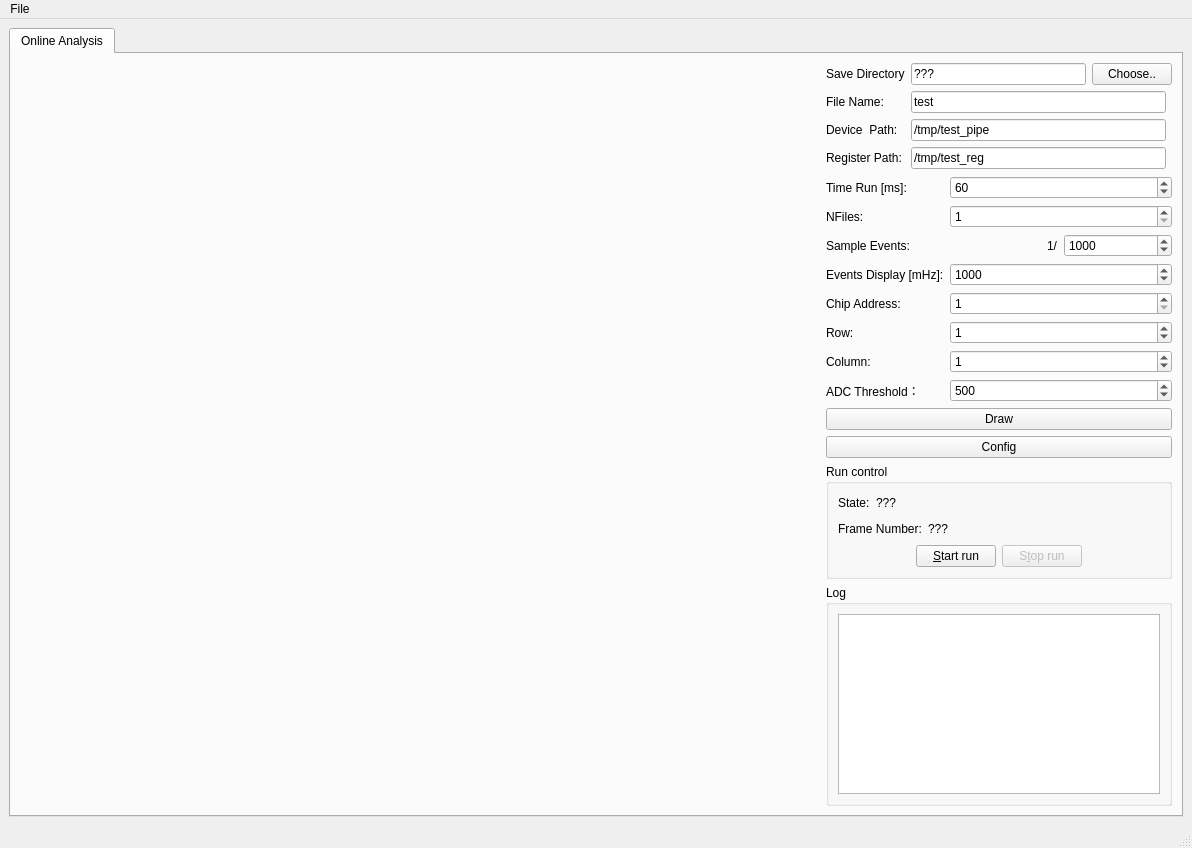
<?xml version="1.0" encoding="UTF-8"?>
<ui version="4.0">
 <class>MainWindow</class>
 <widget class="QMainWindow" name="MainWindow">
  <property name="geometry">
   <rect>
    <x>0</x>
    <y>0</y>
    <width>1192</width>
    <height>848</height>
   </rect>
  </property>
  <property name="windowTitle">
   <string>JadePix</string>
  </property>
  <widget class="QWidget" name="centralwidget">
   <layout class="QHBoxLayout" name="horizontalLayout">
    <item>
     <widget class="QTabWidget" name="TabWidget">
      <property name="currentIndex">
       <number>0</number>
      </property>
      <widget class="QWidget" name="Tab_Online">
       <attribute name="title">
        <string>Online Analysis</string>
       </attribute>
       <layout class="QHBoxLayout" name="horizontalLayout_2">
        <item>
         <widget class="QRootCanvas" name="Canvas_Plot" native="true">
          <property name="minimumSize">
           <size>
            <width>800</width>
            <height>600</height>
           </size>
          </property>
         </widget>
        </item>
        <item>
         <layout class="QVBoxLayout" name="verticalLayout_6">
          <item>
           <layout class="QGridLayout" name="gridLayout_5">
            <item row="0" column="0">
             <widget class="QLabel" name="label_11">
              <property name="text">
               <string>Save Directory</string>
              </property>
             </widget>
            </item>
            <item row="7" column="1">
             <widget class="QLineEdit" name="LineEdit_Online_RegName">
              <property name="text">
               <string>/tmp/test_reg</string>
              </property>
             </widget>
            </item>
            <item row="0" column="1" colspan="2">
             <layout class="QHBoxLayout" name="horizontalLayout_8">
              <item>
               <widget class="QLineEdit" name="LineEdit_Online_FilePath">
                <property name="text">
                 <string>???</string>
                </property>
                <property name="readOnly">
                 <bool>true</bool>
                </property>
               </widget>
              </item>
              <item>
               <widget class="QPushButton" name="Btn_Online_Choose">
                <property name="text">
                 <string>Choose..</string>
                </property>
               </widget>
              </item>
             </layout>
            </item>
            <item row="7" column="0">
             <widget class="QLabel" name="label_21">
              <property name="text">
               <string>Register Path:</string>
              </property>
             </widget>
            </item>
            <item row="3" column="0">
             <widget class="QLabel" name="label_26">
              <property name="text">
               <string>File Name:</string>
              </property>
             </widget>
            </item>
            <item row="3" column="1">
             <widget class="QLineEdit" name="LineEdit_Online_FileName">
              <property name="text">
               <string>test</string>
              </property>
             </widget>
            </item>
            <item row="5" column="1">
             <widget class="QLineEdit" name="LineEdit_Online_InName">
              <property name="text">
               <string>/tmp/test_pipe</string>
              </property>
             </widget>
            </item>
            <item row="5" column="0">
             <widget class="QLabel" name="label_25">
              <property name="text">
               <string>Device  Path:</string>
              </property>
             </widget>
            </item>
           </layout>
          </item>
          <item>
           <spacer name="verticalSpacer_3">
            <property name="orientation">
             <enum>Qt::Vertical</enum>
            </property>
            <property name="sizeType">
             <enum>QSizePolicy::Maximum</enum>
            </property>
            <property name="sizeHint" stdset="0">
             <size>
              <width>293</width>
              <height>13</height>
             </size>
            </property>
           </spacer>
          </item>
          <item>
           <layout class="QGridLayout" name="gridLayout_3">
            <property name="verticalSpacing">
             <number>6</number>
            </property>
            <item row="0" column="1" colspan="2">
             <widget class="QSpinBox" name="SpinBox_Online_TimeRun">
              <property name="minimum">
               <number>1</number>
              </property>
              <property name="maximum">
               <number>999999999</number>
              </property>
              <property name="value">
               <number>60</number>
              </property>
              <property name="displayIntegerBase">
               <number>10</number>
              </property>
             </widget>
            </item>
            <item row="0" column="0">
             <widget class="QLabel" name="label_14">
              <property name="text">
               <string>Time Run [ms]:</string>
              </property>
             </widget>
            </item>
            <item row="4" column="0">
             <widget class="QLabel" name="label_22">
              <property name="text">
               <string>Events Display [mHz]:</string>
              </property>
             </widget>
            </item>
            <item row="5" column="1" colspan="2">
             <widget class="QSpinBox" name="SpinBox_Online_ChipAddress">
              <property name="minimum">
               <number>1</number>
              </property>
              <property name="maximum">
               <number>10</number>
              </property>
              <property name="value">
               <number>1</number>
              </property>
              <property name="displayIntegerBase">
               <number>10</number>
              </property>
             </widget>
            </item>
            <item row="5" column="0">
             <widget class="QLabel" name="label_23">
              <property name="text">
               <string>Chip Address:</string>
              </property>
             </widget>
            </item>
            <item row="1" column="0">
             <widget class="QLabel" name="label_24">
              <property name="text">
               <string>NFiles:</string>
              </property>
             </widget>
            </item>
            <item row="1" column="1" colspan="2">
             <widget class="QSpinBox" name="SpinBox_Online_NFiles">
              <property name="minimum">
               <number>1</number>
              </property>
              <property name="maximum">
               <number>100</number>
              </property>
              <property name="value">
               <number>1</number>
              </property>
              <property name="displayIntegerBase">
               <number>10</number>
              </property>
             </widget>
            </item>
            <item row="4" column="1" colspan="2">
             <widget class="QSpinBox" name="SpinBox_Online_evDisplay">
              <property name="minimum">
               <number>1</number>
              </property>
              <property name="maximum">
               <number>999999999</number>
              </property>
              <property name="value">
               <number>1000</number>
              </property>
              <property name="displayIntegerBase">
               <number>10</number>
              </property>
             </widget>
            </item>
            <item row="6" column="0">
             <widget class="QLabel" name="label_28">
              <property name="text">
               <string>Row:</string>
              </property>
             </widget>
            </item>
            <item row="7" column="0">
             <widget class="QLabel" name="label_27">
              <property name="text">
               <string>Column:</string>
              </property>
             </widget>
            </item>
            <item row="2" column="2">
             <widget class="QSpinBox" name="SpinBox_Online_SampleEvents">
              <property name="minimum">
               <number>1</number>
              </property>
              <property name="maximum">
               <number>999999999</number>
              </property>
              <property name="value">
               <number>1000</number>
              </property>
              <property name="displayIntegerBase">
               <number>10</number>
              </property>
             </widget>
            </item>
            <item row="2" column="0">
             <widget class="QLabel" name="label_29">
              <property name="text">
               <string>Sample Events:</string>
              </property>
             </widget>
            </item>
            <item row="2" column="1" alignment="Qt::AlignRight">
             <widget class="QLabel" name="label_30">
              <property name="text">
               <string>1/</string>
              </property>
             </widget>
            </item>
            <item row="7" column="1" colspan="2">
             <widget class="QSpinBox" name="SpinBox_Online_Col">
              <property name="minimum">
               <number>0</number>
              </property>
              <property name="maximum">
               <number>47</number>
              </property>
              <property name="value">
               <number>1</number>
              </property>
              <property name="displayIntegerBase">
               <number>10</number>
              </property>
             </widget>
            </item>
            <item row="6" column="1" colspan="2">
             <widget class="QSpinBox" name="SpinBox_Online_Row">
              <property name="minimum">
               <number>0</number>
              </property>
              <property name="maximum">
               <number>15</number>
              </property>
              <property name="value">
               <number>1</number>
              </property>
              <property name="displayIntegerBase">
               <number>10</number>
              </property>
             </widget>
            </item>
            <item row="8" column="0">
             <widget class="QLabel" name="label">
              <property name="text">
               <string>ADC Threshold：</string>
              </property>
             </widget>
            </item>
            <item row="8" column="1" colspan="2">
             <widget class="QSpinBox" name="SpinBox_Online_ADCThreshold">
              <property name="maximum">
               <number>65536</number>
              </property>
              <property name="value">
               <number>500</number>
              </property>
             </widget>
            </item>
           </layout>
          </item>
          <item>
           <widget class="QPushButton" name="Btn_Draw_Histogram">
            <property name="text">
             <string>Draw</string>
            </property>
           </widget>
          </item>
          <item>
           <widget class="QPushButton" name="Btn_Online_Config">
            <property name="text">
             <string>Config</string>
            </property>
           </widget>
          </item>
          <item>
           <spacer name="verticalSpacer_4">
            <property name="orientation">
             <enum>Qt::Vertical</enum>
            </property>
            <property name="sizeType">
             <enum>QSizePolicy::Maximum</enum>
            </property>
            <property name="sizeHint" stdset="0">
             <size>
              <width>293</width>
              <height>13</height>
             </size>
            </property>
           </spacer>
          </item>
          <item>
           <widget class="QGroupBox" name="groupBox_6">
            <property name="title">
             <string>Run control</string>
            </property>
            <layout class="QVBoxLayout" name="verticalLayout_8">
             <item>
              <layout class="QHBoxLayout" name="horizontalLayout_10">
               <item>
                <widget class="QLabel" name="label_19">
                 <property name="text">
                  <string>State:</string>
                 </property>
                </widget>
               </item>
               <item>
                <widget class="QLabel" name="Label_Online_State">
                 <property name="text">
                  <string>???</string>
                 </property>
                </widget>
               </item>
               <item>
                <spacer name="horizontalSpacer_6">
                 <property name="orientation">
                  <enum>Qt::Horizontal</enum>
                 </property>
                 <property name="sizeHint" stdset="0">
                  <size>
                   <width>40</width>
                   <height>20</height>
                  </size>
                 </property>
                </spacer>
               </item>
              </layout>
             </item>
             <item>
              <layout class="QHBoxLayout" name="horizontalLayout_11">
               <item>
                <widget class="QLabel" name="label_20">
                 <property name="text">
                  <string>Frame Number:</string>
                 </property>
                </widget>
               </item>
               <item>
                <widget class="QLabel" name="Label_Online_FrameNumber">
                 <property name="text">
                  <string>???</string>
                 </property>
                </widget>
               </item>
               <item>
                <spacer name="horizontalSpacer_7">
                 <property name="orientation">
                  <enum>Qt::Horizontal</enum>
                 </property>
                 <property name="sizeHint" stdset="0">
                  <size>
                   <width>40</width>
                   <height>20</height>
                  </size>
                 </property>
                </spacer>
               </item>
              </layout>
             </item>
             <item>
              <layout class="QHBoxLayout" name="horizontalLayout_12">
               <item>
                <spacer name="horizontalSpacer_8">
                 <property name="orientation">
                  <enum>Qt::Horizontal</enum>
                 </property>
                 <property name="sizeHint" stdset="0">
                  <size>
                   <width>40</width>
                   <height>20</height>
                  </size>
                 </property>
                </spacer>
               </item>
               <item>
                <widget class="QPushButton" name="Btn_Online_StartRun">
                 <property name="text">
                  <string>&amp;Start run</string>
                 </property>
                </widget>
               </item>
               <item>
                <widget class="QPushButton" name="Btn_Online_StopRun">
                 <property name="enabled">
                  <bool>false</bool>
                 </property>
                 <property name="text">
                  <string>S&amp;top run</string>
                 </property>
                </widget>
               </item>
               <item>
                <spacer name="horizontalSpacer_9">
                 <property name="orientation">
                  <enum>Qt::Horizontal</enum>
                 </property>
                 <property name="sizeHint" stdset="0">
                  <size>
                   <width>40</width>
                   <height>20</height>
                  </size>
                 </property>
                </spacer>
               </item>
              </layout>
             </item>
            </layout>
           </widget>
          </item>
          <item>
           <widget class="QGroupBox" name="groupBox_7">
            <property name="title">
             <string>Log</string>
            </property>
            <layout class="QVBoxLayout" name="verticalLayout_9">
             <item>
              <widget class="QTextEdit" name="TextEdit_Online_Log">
               <property name="readOnly">
                <bool>true</bool>
               </property>
              </widget>
             </item>
            </layout>
           </widget>
          </item>
         </layout>
        </item>
       </layout>
      </widget>
     </widget>
    </item>
   </layout>
  </widget>
  <widget class="QMenuBar" name="menubar">
   <property name="geometry">
    <rect>
     <x>0</x>
     <y>0</y>
     <width>1192</width>
     <height>25</height>
    </rect>
   </property>
   <widget class="QMenu" name="menuFile">
    <property name="title">
     <string>File</string>
    </property>
    <addaction name="Action_Open"/>
    <addaction name="Action_Save"/>
    <addaction name="Action_Exit"/>
   </widget>
   <addaction name="menuFile"/>
  </widget>
  <widget class="QStatusBar" name="statusbar"/>
  <action name="Action_Open">
   <property name="text">
    <string>Open</string>
   </property>
  </action>
  <action name="Action_Exit">
   <property name="text">
    <string>Exit</string>
   </property>
  </action>
  <action name="Action_Save">
   <property name="text">
    <string>Save</string>
   </property>
  </action>
 </widget>
 <customwidgets>
  <customwidget>
   <class>QRootCanvas</class>
   <extends>QWidget</extends>
   <header>QRootCanvas.hh</header>
   <container>1</container>
  </customwidget>
 </customwidgets>
 <resources/>
 <connections/>
</ui>
